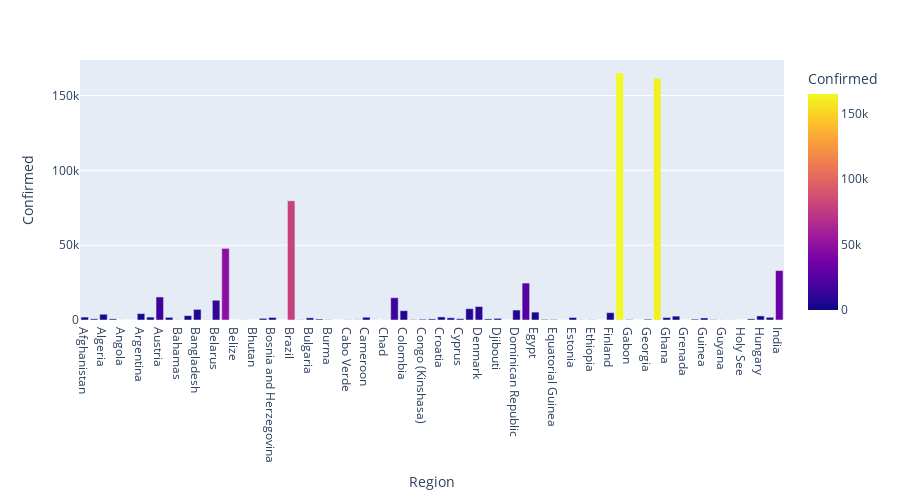

Notebook source saved alongside this figure:
### Markdown cell above
Bar graphs- Comparisons between COVID infected Region in terms of Confirmed,  deaths,  recovered

### Code cell
import plotly.express as px
px.bar(Covid19.head(75), x = 'Region',  y = 'Confirmed',color = 'Confirmed', height = 500,hover_data = ['Region', 'Deaths','Recovered'])

### Figure 1 — Plotly figure (JSON) as saved in the notebook; plotly's stock layout.template omitted (floating-point values rounded to 4 significant figures; data arrays with more than 128 entries replaced by an {"elided": "..."} marker saying what was removed)
{"data": [{"alignmentgroup": "True", "customdata": {"elided": "75x2 int values"}, "hovertemplate": "Region=%{x}<br>Confirmed=%{marker.color}<br>Deaths=%{customdata[0]}<br>Recovered=%{customdata[1]}<extra></extra>", "legendgroup": "", "marker": {"color": [1939, 766, 3848, 743, 27, 24, 4285, 1932, 15402, 1766, 80, 2921, 7103, 80, 13181, 47859, 18, 64, 7, 1110, 1677, 23, 79685, 138, 1447, 641, 150, 11, 114, 122, 1832, 50, 52, 14885, 6207, 207, 491, 713, 2062, 1467, 843, 7579, 9008, 712, 1077, 16, 6652, 24675, 5268, 377, 315, 39, 1666, 91, 130, 18, 4906, 165093, 276, 10, 517, 161539, 1671, 2576, 20, 557, 1351, 205, 78, 76, 10, 738, 2727, 1797, 33062], "coloraxis": "coloraxis", "pattern": {"shape": ""}}, "name": "", "offsetgroup": "", "orientation": "v", "showlegend": false, "textposition": "auto", "type": "bar", "x": ["Afghanistan", "Albania", "Algeria", "Andorra", "Angola", "Antigua and Barbuda", "Argentina", "Armenia", "Austria", "Azerbaijan", "Bahamas", "Bahrain", "Bangladesh", "Barbados", "Belarus", "Belgium", "Belize", "Benin", "Bhutan", "Bolivia", "Bosnia and Herzegovina", "Botswana", "Brazil", "Brunei", "Bulgaria", "Burkina Faso", "Burma", "Burundi", "Cabo Verde", "Cambodia", "Cameroon", "Central African Republic", "Chad", "Chile", "Colombia", "Congo (Brazzaville)", "Congo (Kinshasa)", "Costa Rica", "Croatia", "Cuba", "Cyprus", "Czech Republic", "Denmark", "Diamond Princess", "Djibouti", "Dominica", "Dominican Republic", "Ecuador", "Egypt", "El Salvador", "Equatorial Guinea", "Eritrea", "Estonia", "Eswatini", "Ethiopia", "Fiji", "Finland", "France", "Gabon", "Gambia", "Georgia", "Germany", "Ghana", "Greece", "Grenada", "Guatemala", "Guinea", "Guinea-Bissau", "Guyana", "Haiti", "Holy See", "Honduras", "Hungary", "Iceland", "India"], "xaxis": "x", "y": [1939, 766, 3848, 743, 27, 24, 4285, 1932, 15402, 1766, 80, 2921, 7103, 80, 13181, 47859, 18, 64, 7, 1110, 1677, 23, 79685, 138, 1447, 641, 150, 11, 114, 122, 1832, 50, 52, 14885, 6207, 207, 491, 713, 2062, 1467, 843, 7579, 9008, 712, 1077, 16, 6652, 24675, 5268, 377, 315, 39, 1666, 91, 130, 18, 4906, 165093, 276, 10, 517, 161539, 1671, 2576, 20, 557, 1351, 205, 78, 76, 10, 738, 2727, 1797, 33062], "yaxis": "y"}], "layout": {"barmode": "relative", "coloraxis": {"colorbar": {"title": {"text": "Confirmed"}}, "colorscale": [[0, "#0d0887"], [0.1111, "#46039f"], [0.2222, "#7201a8"], [0.3333, "#9c179e"], [0.4444, "#bd3786"], [0.5556, "#d8576b"], [0.6667, "#ed7953"], [0.7778, "#fb9f3a"], [0.8889, "#fdca26"], [1, "#f0f921"]]}, "height": 500, "legend": {"tracegroupgap": 0}, "margin": {"t": 60}, "xaxis": {"anchor": "y", "domain": [0, 1], "title": {"text": "Region"}}, "yaxis": {"anchor": "x", "domain": [0, 1], "title": {"text": "Confirmed"}}}}
